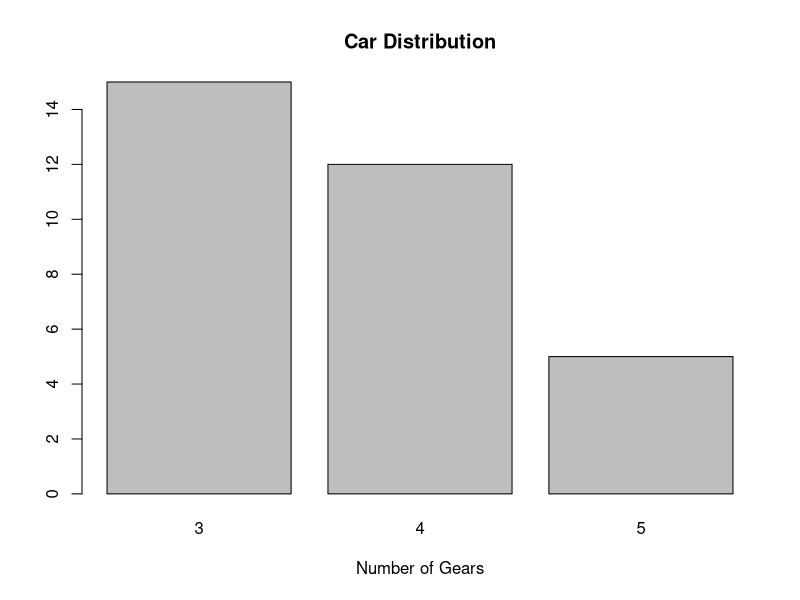
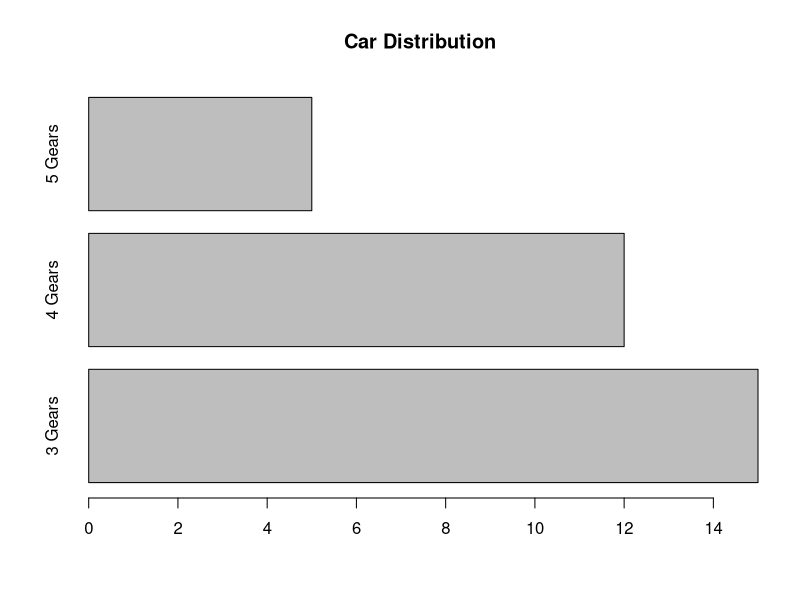
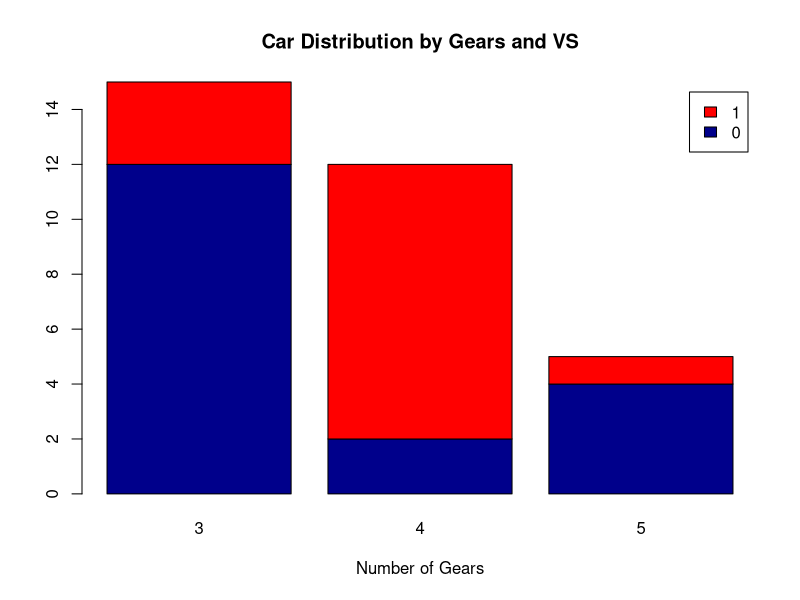
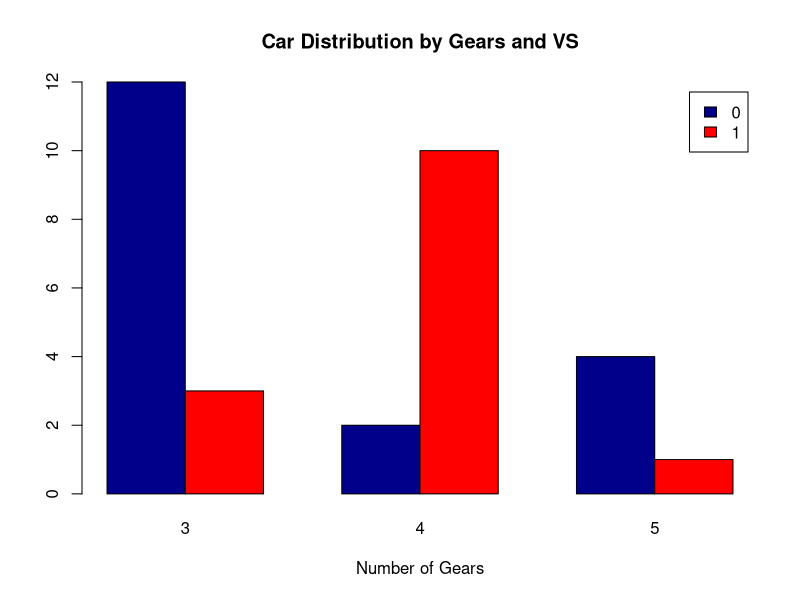
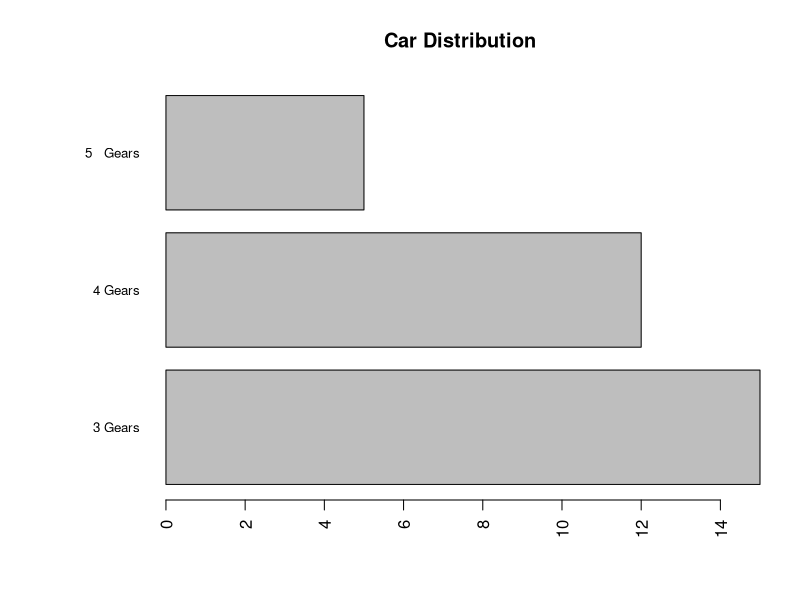

These charts were generated, in order, by the following R code:
## ---- chunk 1
# Simple Bar Plot
counts <- table(mtcars$gear)
barplot(counts, main="Car Distribution",
  	xlab="Number of Gears")
## ---- chunk 2
# Simple Horizontal Bar Plot with Added Labels
counts <- table(mtcars$gear)
barplot(counts, main="Car Distribution", horiz=TRUE,
  names.arg=c("3 Gears", "4 Gears", "5 Gears"))
## ---- chunk 3
# Stacked Bar Plot with Colors and Legend
counts <- table(mtcars$vs, mtcars$gear)
barplot(counts, main="Car Distribution by Gears and VS",
  xlab="Number of Gears", col=c("darkblue","red"),
 	legend = rownames(counts))
## ---- chunk 4
# Grouped Bar Plot
counts <- table(mtcars$vs, mtcars$gear)
barplot(counts, main="Car Distribution by Gears and VS",
  xlab="Number of Gears", col=c("darkblue","red"),
 	legend = rownames(counts), beside=TRUE)
## ---- chunk 5
# Fitting Labels
par(las=2) # make label text perpendicular to axis
par(mar=c(5,8,4,2)) # increase y-axis margin.

counts <- table(mtcars$gear)
barplot(counts, main="Car Distribution", horiz=TRUE, names.arg=c("3 Gears", "4 Gears", "5   Gears"), cex.names=0.8)
